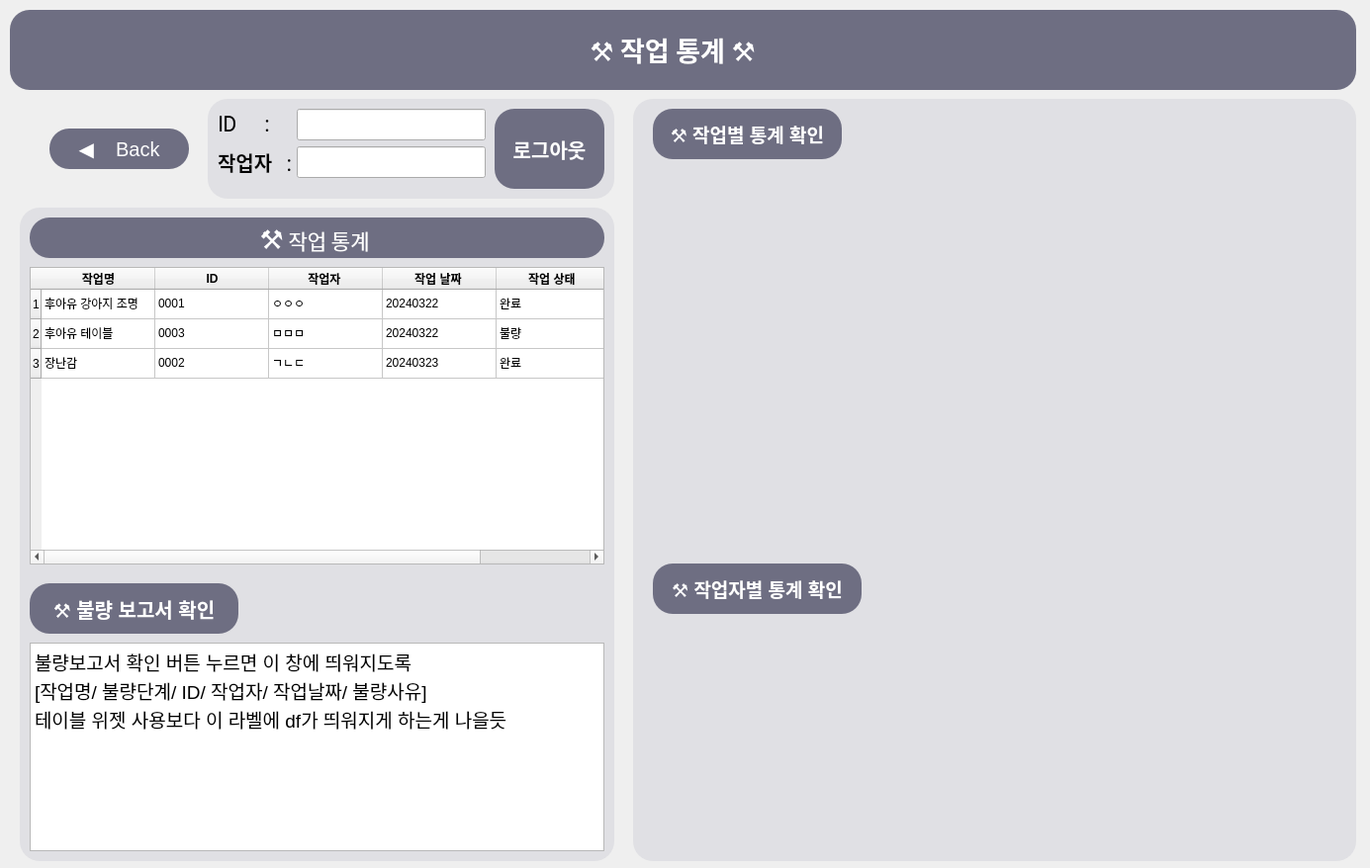
<?xml version="1.0" encoding="UTF-8"?>
<ui version="4.0">
 <class>Dialog</class>
 <widget class="QDialog" name="Dialog">
  <property name="geometry">
   <rect>
    <x>0</x>
    <y>0</y>
    <width>1385</width>
    <height>878</height>
   </rect>
  </property>
  <property name="windowTitle">
   <string>Dialog</string>
  </property>
  <widget class="QGroupBox" name="titleBox">
   <property name="geometry">
    <rect>
     <x>10</x>
     <y>10</y>
     <width>1361</width>
     <height>81</height>
    </rect>
   </property>
   <property name="styleSheet">
    <string notr="true">color:rgb(255,255,255);background-color: rgb(110, 110,130); border-radius: 20px</string>
   </property>
   <property name="title">
    <string/>
   </property>
   <widget class="QLabel" name="titleLabel">
    <property name="geometry">
     <rect>
      <x>370</x>
      <y>20</y>
      <width>600</width>
      <height>40</height>
     </rect>
    </property>
    <property name="maximumSize">
     <size>
      <width>600</width>
      <height>40</height>
     </size>
    </property>
    <property name="font">
     <font>
      <family>Roboto Light</family>
      <pointsize>20</pointsize>
      <weight>75</weight>
      <bold>true</bold>
     </font>
    </property>
    <property name="autoFillBackground">
     <bool>false</bool>
    </property>
    <property name="styleSheet">
     <string notr="true">background-color: rgb(255, 255, 255, 0);</string>
    </property>
    <property name="text">
     <string>⚒️ 작업 통계 ⚒️</string>
    </property>
    <property name="alignment">
     <set>Qt::AlignCenter</set>
    </property>
   </widget>
  </widget>
  <widget class="QPushButton" name="backButton">
   <property name="geometry">
    <rect>
     <x>50</x>
     <y>130</y>
     <width>141</width>
     <height>41</height>
    </rect>
   </property>
   <property name="font">
    <font>
     <pointsize>15</pointsize>
    </font>
   </property>
   <property name="styleSheet">
    <string notr="true">color:rgb(255,255,255);background-color: rgb(110, 110,130); border-radius: 20px</string>
   </property>
   <property name="text">
    <string>◀️    Back</string>
   </property>
  </widget>
  <widget class="QPushButton" name="logoutButton">
   <property name="geometry">
    <rect>
     <x>500</x>
     <y>110</y>
     <width>111</width>
     <height>81</height>
    </rect>
   </property>
   <property name="font">
    <font>
     <pointsize>15</pointsize>
     <weight>75</weight>
     <bold>true</bold>
    </font>
   </property>
   <property name="styleSheet">
    <string notr="true">color:rgb(255,255,255);background-color: rgb(110, 110,130); border-radius: 20px</string>
   </property>
   <property name="text">
    <string>로그아웃</string>
   </property>
  </widget>
  <widget class="QLabel" name="idBack">
   <property name="geometry">
    <rect>
     <x>210</x>
     <y>100</y>
     <width>411</width>
     <height>101</height>
    </rect>
   </property>
   <property name="styleSheet">
    <string notr="true">background-color: rgba(85, 85, 127, 25); border-radius: 20px</string>
   </property>
   <property name="text">
    <string/>
   </property>
  </widget>
  <widget class="QWidget" name="layoutWidget">
   <property name="geometry">
    <rect>
     <x>220</x>
     <y>110</y>
     <width>271</width>
     <height>91</height>
    </rect>
   </property>
   <layout class="QFormLayout" name="formLayout">
    <item row="0" column="0">
     <widget class="QLabel" name="ID">
      <property name="maximumSize">
       <size>
        <width>600</width>
        <height>40</height>
       </size>
      </property>
      <property name="font">
       <font>
        <family>Roboto Light</family>
        <pointsize>15</pointsize>
        <weight>75</weight>
        <bold>true</bold>
       </font>
      </property>
      <property name="autoFillBackground">
       <bool>false</bool>
      </property>
      <property name="styleSheet">
       <string notr="true">background-color: rgb(255, 255, 255, 0);</string>
      </property>
      <property name="text">
       <string>ID      :</string>
      </property>
      <property name="alignment">
       <set>Qt::AlignLeading|Qt::AlignLeft|Qt::AlignVCenter</set>
      </property>
     </widget>
    </item>
    <item row="1" column="0">
     <widget class="QLabel" name="Name">
      <property name="maximumSize">
       <size>
        <width>600</width>
        <height>40</height>
       </size>
      </property>
      <property name="font">
       <font>
        <family>Roboto Light</family>
        <pointsize>15</pointsize>
        <weight>75</weight>
        <bold>true</bold>
       </font>
      </property>
      <property name="autoFillBackground">
       <bool>false</bool>
      </property>
      <property name="styleSheet">
       <string notr="true">background-color: rgb(255, 255, 255, 0);</string>
      </property>
      <property name="text">
       <string>작업자   :</string>
      </property>
      <property name="alignment">
       <set>Qt::AlignCenter</set>
      </property>
     </widget>
    </item>
    <item row="0" column="1">
     <widget class="QLineEdit" name="idLabel">
      <property name="font">
       <font>
        <family>DejaVu Sans</family>
        <pointsize>15</pointsize>
        <weight>75</weight>
        <bold>true</bold>
       </font>
      </property>
     </widget>
    </item>
    <item row="1" column="1">
     <widget class="QLineEdit" name="nameLabel">
      <property name="font">
       <font>
        <family>DejaVu Sans</family>
        <pointsize>15</pointsize>
        <weight>75</weight>
        <bold>true</bold>
       </font>
      </property>
     </widget>
    </item>
   </layout>
  </widget>
  <widget class="QLabel" name="progressBack">
   <property name="geometry">
    <rect>
     <x>20</x>
     <y>210</y>
     <width>601</width>
     <height>661</height>
    </rect>
   </property>
   <property name="styleSheet">
    <string notr="true">background-color: rgba(85, 85, 127, 25); border-radius: 20px</string>
   </property>
   <property name="text">
    <string/>
   </property>
  </widget>
  <widget class="QLabel" name="statisticBack">
   <property name="geometry">
    <rect>
     <x>640</x>
     <y>100</y>
     <width>731</width>
     <height>771</height>
    </rect>
   </property>
   <property name="styleSheet">
    <string notr="true">background-color: rgba(85, 85, 127, 25); border-radius: 20px</string>
   </property>
   <property name="text">
    <string/>
   </property>
  </widget>
  <widget class="QTableWidget" name="taskTable">
   <property name="geometry">
    <rect>
     <x>30</x>
     <y>270</y>
     <width>581</width>
     <height>301</height>
    </rect>
   </property>
   <property name="baseSize">
    <size>
     <width>0</width>
     <height>0</height>
    </size>
   </property>
   <property name="acceptDrops">
    <bool>false</bool>
   </property>
   <property name="layoutDirection">
    <enum>Qt::LeftToRight</enum>
   </property>
   <property name="midLineWidth">
    <number>2</number>
   </property>
   <attribute name="horizontalHeaderVisible">
    <bool>true</bool>
   </attribute>
   <attribute name="horizontalHeaderCascadingSectionResizes">
    <bool>true</bool>
   </attribute>
   <attribute name="horizontalHeaderDefaultSectionSize">
    <number>115</number>
   </attribute>
   <attribute name="horizontalHeaderStretchLastSection">
    <bool>false</bool>
   </attribute>
   <row>
    <property name="text">
     <string>1</string>
    </property>
   </row>
   <row>
    <property name="text">
     <string>2</string>
    </property>
   </row>
   <row>
    <property name="text">
     <string>3</string>
    </property>
   </row>
   <column>
    <property name="text">
     <string>작업명</string>
    </property>
    <property name="font">
     <font>
      <weight>75</weight>
      <bold>true</bold>
     </font>
    </property>
    <property name="textAlignment">
     <set>AlignCenter</set>
    </property>
   </column>
   <column>
    <property name="text">
     <string>ID</string>
    </property>
    <property name="font">
     <font>
      <weight>75</weight>
      <bold>true</bold>
     </font>
    </property>
    <property name="textAlignment">
     <set>AlignCenter</set>
    </property>
   </column>
   <column>
    <property name="text">
     <string>작업자 </string>
    </property>
    <property name="font">
     <font>
      <weight>75</weight>
      <bold>true</bold>
     </font>
    </property>
    <property name="textAlignment">
     <set>AlignCenter</set>
    </property>
   </column>
   <column>
    <property name="text">
     <string>작업 날짜 </string>
    </property>
    <property name="font">
     <font>
      <weight>75</weight>
      <bold>true</bold>
     </font>
    </property>
    <property name="textAlignment">
     <set>AlignCenter</set>
    </property>
   </column>
   <column>
    <property name="text">
     <string>작업 상태 </string>
    </property>
    <property name="font">
     <font>
      <weight>75</weight>
      <bold>true</bold>
     </font>
    </property>
    <property name="textAlignment">
     <set>AlignCenter</set>
    </property>
   </column>
   <item row="0" column="0">
    <property name="text">
     <string>후아유 강아지 조명 </string>
    </property>
    <property name="whatsThis">
     <string notr="true"/>
    </property>
   </item>
   <item row="0" column="1">
    <property name="text">
     <string>0001</string>
    </property>
   </item>
   <item row="0" column="2">
    <property name="text">
     <string>ㅇㅇㅇ</string>
    </property>
   </item>
   <item row="0" column="3">
    <property name="text">
     <string>20240322</string>
    </property>
   </item>
   <item row="0" column="4">
    <property name="text">
     <string>완료</string>
    </property>
    <property name="textAlignment">
     <set>AlignLeading|AlignVCenter</set>
    </property>
   </item>
   <item row="1" column="0">
    <property name="text">
     <string>후아유 테이블</string>
    </property>
   </item>
   <item row="1" column="1">
    <property name="text">
     <string>0003</string>
    </property>
   </item>
   <item row="1" column="2">
    <property name="text">
     <string>ㅁㅁㅁ</string>
    </property>
   </item>
   <item row="1" column="3">
    <property name="text">
     <string>20240322</string>
    </property>
   </item>
   <item row="1" column="4">
    <property name="text">
     <string>불량</string>
    </property>
    <property name="textAlignment">
     <set>AlignLeading|AlignVCenter</set>
    </property>
    <property name="background">
     <brush brushstyle="NoBrush">
      <color alpha="255">
       <red>5</red>
       <green>0</green>
       <blue>0</blue>
      </color>
     </brush>
    </property>
    <property name="foreground">
     <brush brushstyle="NoBrush">
      <color alpha="255">
       <red>255</red>
       <green>0</green>
       <blue>0</blue>
      </color>
     </brush>
    </property>
   </item>
   <item row="2" column="0">
    <property name="text">
     <string>장난감 </string>
    </property>
   </item>
   <item row="2" column="1">
    <property name="text">
     <string>0002</string>
    </property>
   </item>
   <item row="2" column="2">
    <property name="text">
     <string>ㄱㄴㄷ</string>
    </property>
   </item>
   <item row="2" column="3">
    <property name="text">
     <string>20240323</string>
    </property>
   </item>
   <item row="2" column="4">
    <property name="text">
     <string>완료</string>
    </property>
   </item>
  </widget>
  <widget class="QPushButton" name="errorButton">
   <property name="geometry">
    <rect>
     <x>30</x>
     <y>590</y>
     <width>211</width>
     <height>51</height>
    </rect>
   </property>
   <property name="font">
    <font>
     <pointsize>15</pointsize>
     <weight>75</weight>
     <bold>true</bold>
    </font>
   </property>
   <property name="styleSheet">
    <string notr="true">color:rgb(255,255,255);background-color: rgb(110, 110,130); border-radius: 20px</string>
   </property>
   <property name="text">
    <string>⚒️ 불량 보고서 확인</string>
   </property>
  </widget>
  <widget class="QPushButton" name="taskStatisticButton">
   <property name="geometry">
    <rect>
     <x>660</x>
     <y>110</y>
     <width>191</width>
     <height>51</height>
    </rect>
   </property>
   <property name="font">
    <font>
     <pointsize>14</pointsize>
     <weight>75</weight>
     <bold>true</bold>
    </font>
   </property>
   <property name="styleSheet">
    <string notr="true">color:rgb(255,255,255);background-color: rgb(110, 110,130); border-radius: 20px</string>
   </property>
   <property name="text">
    <string>⚒️ 작업별 통계 확인</string>
   </property>
  </widget>
  <widget class="QPlainTextEdit" name="reasonTextEdit">
   <property name="geometry">
    <rect>
     <x>30</x>
     <y>650</y>
     <width>581</width>
     <height>211</height>
    </rect>
   </property>
   <property name="font">
    <font>
     <pointsize>14</pointsize>
    </font>
   </property>
   <property name="plainText">
    <string>불량보고서 확인 버튼 누르면 이 창에 띄워지도록 
[작업명/ 불량단계/ ID/ 작업자/ 작업날짜/ 불량사유] 
테이블 위젯 사용보다 이 라벨에 df가 띄워지게 하는게 나을듯 </string>
   </property>
   <property name="overwriteMode">
    <bool>false</bool>
   </property>
  </widget>
  <widget class="QPushButton" name="workerStatisticButton">
   <property name="geometry">
    <rect>
     <x>660</x>
     <y>570</y>
     <width>211</width>
     <height>51</height>
    </rect>
   </property>
   <property name="font">
    <font>
     <pointsize>14</pointsize>
     <weight>75</weight>
     <bold>true</bold>
    </font>
   </property>
   <property name="styleSheet">
    <string notr="true">color:rgb(255,255,255);background-color: rgb(110, 110,130); border-radius: 20px</string>
   </property>
   <property name="text">
    <string>⚒️ 작업자별 통계 확인</string>
   </property>
  </widget>
  <widget class="QWidget" name="verticalLayoutWidget">
   <property name="geometry">
    <rect>
     <x>660</x>
     <y>170</y>
     <width>701</width>
     <height>391</height>
    </rect>
   </property>
   <layout class="QVBoxLayout" name="taskgraphLayout"/>
  </widget>
  <widget class="QWidget" name="verticalLayoutWidget_2">
   <property name="geometry">
    <rect>
     <x>660</x>
     <y>630</y>
     <width>701</width>
     <height>231</height>
    </rect>
   </property>
   <layout class="QVBoxLayout" name="workergraphLayout"/>
  </widget>
  <widget class="QLabel" name="workTitle">
   <property name="geometry">
    <rect>
     <x>30</x>
     <y>220</y>
     <width>581</width>
     <height>41</height>
    </rect>
   </property>
   <property name="font">
    <font>
     <family>Ubuntu Mono</family>
     <pointsize>12</pointsize>
     <weight>50</weight>
     <bold>false</bold>
    </font>
   </property>
   <property name="styleSheet">
    <string notr="true">color:rgb(255,255,255);background-color: rgb(110, 110,130); border-radius: 20px</string>
   </property>
   <property name="text">
    <string>&lt;html&gt;&lt;head/&gt;&lt;body&gt;&lt;p&gt;&lt;span style=&quot; font-size:20pt;&quot;&gt;⚒&lt;/span&gt;&lt;span style=&quot; font-size:16pt;&quot;&gt; 작업 통계 &lt;/span&gt;&lt;/p&gt;&lt;/body&gt;&lt;/html&gt;</string>
   </property>
   <property name="alignment">
    <set>Qt::AlignCenter</set>
   </property>
  </widget>
  <zorder>idBack</zorder>
  <zorder>progressBack</zorder>
  <zorder>titleBox</zorder>
  <zorder>backButton</zorder>
  <zorder>logoutButton</zorder>
  <zorder>layoutWidget</zorder>
  <zorder>statisticBack</zorder>
  <zorder>taskTable</zorder>
  <zorder>errorButton</zorder>
  <zorder>taskStatisticButton</zorder>
  <zorder>reasonTextEdit</zorder>
  <zorder>workerStatisticButton</zorder>
  <zorder>verticalLayoutWidget</zorder>
  <zorder>verticalLayoutWidget_2</zorder>
  <zorder>workTitle</zorder>
 </widget>
 <resources/>
 <connections/>
</ui>
